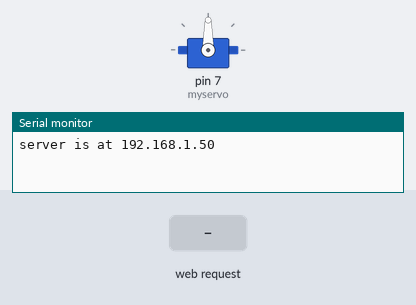
Simulated run of this sketch. Board: Arduino Uno, built for the host (arithmetic inside an expression is 32-bit, double 64-bit). On the bench: servo, the last lines printed to the serial monitor. The inputs (shaded band) are chosen by the test bench. WiFi joins after 1.5 s; servers stay silent unless stated.

Above: at 2.7 s.
2.8 s: HTTP request GET /?graus= received
At 3.5 s:
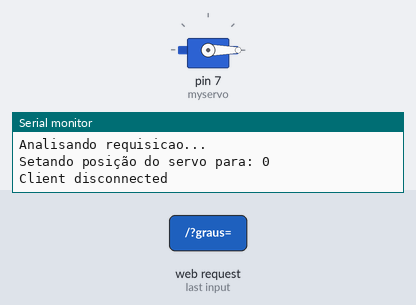
Timing chart, 0 to 5.8 s (numbered marks = the images above; inputs shaded):
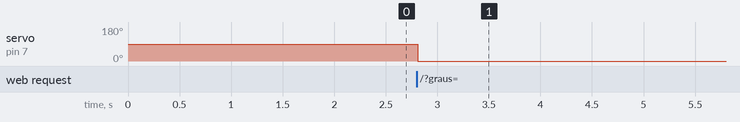

The sketch:

ServoServer.ino
```cpp
#include <SPI.h>
#include <Ethernet.h>
#include <Servo.h>

byte mac[] = { 0xDE, 0xAD, 0xBE, 0xEF, 0xFE, 0xE4 };
EthernetServer server(80);

String requisicao;

Servo myservo;
int pos = 1;

void setup()
{
    Ethernet.begin(mac);
    server.begin();
    myservo.attach(7);

    Serial.begin(9600);
    Serial.print("server is at ");
    Serial.println(Ethernet.localIP());

    requisicao = "";
}

void loop() {
  EthernetClient client = server.available();
  //Serial.println("Waiting...");
  if (client) {
    boolean currentLineIsBlank = true;

    while (client.connected()) {

      if (client.available()) {
        char c = client.read();
        requisicao += c;

        if (c == '\n' && currentLineIsBlank ) {
          Serial.println(requisicao);

          Serial.println("Analisando requisicao...");
          if (requisicao.indexOf("GET /?graus=") != -1)  {
            String posStr = requisicao.substring(12, 15);
            pos = posStr.toInt();

            myservo.write(pos);
            Serial.print("Setando posição do servo para: ");
            Serial.println(pos);

            delay(15);
          }

          enviaResposta(client, pos);

          break;
        }

        if (c == '\n') {
          currentLineIsBlank = true;
        }
        else if (c != '\r') {
          currentLineIsBlank = false;
        }
      }
    }

    delay(1);
    client.stop();
    Serial.println("Client disconnected");
    Serial.println("");
    requisicao = "";
  }
}

void enviaResposta(EthernetClient client, int pos) {
  client.println("HTTP/1.1 200 OK");
  client.println("Content-Type: text/html");
  client.println(""); //  do not forget this one
  client.println("<!DOCTYPE HTML>");
  client.println("<html>");
  client.println("O servo esta na posicao ");
  client.println(pos);
  client.println("<br><br>");
  client.println("<form>");
  client.println("<input required name=\"graus\" type=\"number\"/>");
  client.println("<input type=\"submit\" value=\"Enviar\">");
  client.println("</form>");
  client.println("</html>");
}
```

Measured:
- after the input at 2.8 s, servo on pin 7 (myservo): 90° → 0° at once
